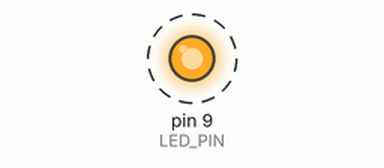
This sketch was run on a simulated Arduino Uno, built with avr-gcc and run on an emulated ATmega328P. On the bench: output pins drawn as LEDs (lit = HIGH). Dashed ring = blinking. What the sketch prints to the serial monitor is not drawn.

Above: at 0.6 s.
Timing chart, 0 to 4.8 s (numbered marks = the images above):
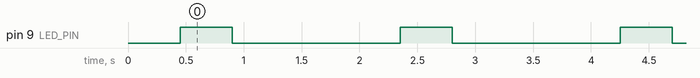

Measured:
- by itself, pin 9 (LED_PIN): alternates HIGH for 0.45 s and LOW for 1.5 s

The sketch:

beacon433.ino
```cpp
/*
 * Act as a RF 433 Mhz beacon.
 * Will first send 01010101 once
 * Then will send, every second (or more):
 * 01010101010101010000000000000001
 * 01010101010101010000000000000010
 * 01010101010101010000000000000011
 * etc...
 */
#include <RCSwitch.h>

#define PING_MESSAGE "01010101"

int SERIAL_COMMUNICATION_SPEED = 9600;
// Pin on which the RF device is plugged;
int RF_DEVICE_COMM_PIN = 13;
// Pin on which the RF device is plugged;
int LED_PIN = 9;

// sizeof(int) * 8;
#define INT_SIZE_IN_BITS 16

RCSwitch rfDevice = RCSwitch();

// buffer must have length >= sizeof(int) + 1
// Write to the buffer backwards so that the binary representation
// is in the correct order i.e.  the LSB is on the far right
// instead of the far left of the printed string
char *int2bin(int a) {
  static char buffer[INT_SIZE_IN_BITS * 2 + 1];
  memset(buffer, '0', INT_SIZE_IN_BITS * 2);
  buffer[32] = 0;
  // Pad 0x5555 at the beginning of the string to improve reception
  buffer[1] = '1';
  buffer[3] = '1';
  buffer[5] = '1';
  buffer[7] = '1';
  buffer[9] = '1';
  buffer[11] = '1';
  buffer[13] = '1';
  buffer[15] = '1';

  for (int i = INT_SIZE_IN_BITS; i > 0; i--) {
    buffer[(INT_SIZE_IN_BITS - 1) + i] = (a & 1) ? '1' : '0';

    a >>= 1;
  }

  return buffer;
}

void setup() {
  Serial.begin(SERIAL_COMMUNICATION_SPEED);
  pinMode(RF_DEVICE_COMM_PIN, OUTPUT);
  pinMode(LED_PIN, OUTPUT);
  rfDevice.enableTransmit(RF_DEVICE_COMM_PIN);
  rfDevice.setRepeatTransmit(30);
  // To check connection is OK, send a PING we know works
  rfDevice.send(PING_MESSAGE);
}

void loop() {
  static unsigned int counter = 0;

  unsigned long timestamp = millis();

  digitalWrite(LED_PIN, 1);
  // The transmission with this signal is very poor.
  //rfDevice.send(int2bin(counter));
  // The transmission with this signal is good. Keep it as standard configuration.
  rfDevice.send(PING_MESSAGE);
  Serial.println(int2bin(counter));
  digitalWrite(LED_PIN, 0);

  ++counter;

  // Send a ping every second
  int d = 1000 - (timestamp - millis());
  delay(d > 0 ? d : 0);
}
```
